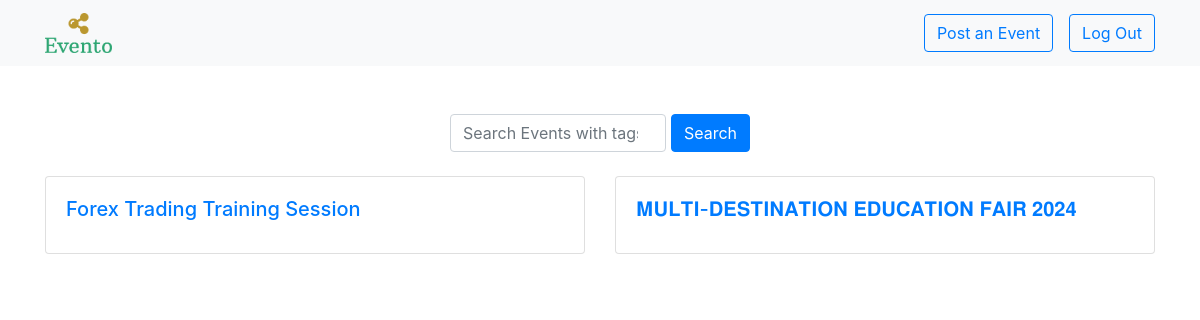
The page /dashboard (signed in) on the database its author committed.
### app.py (models this page shows)
class Event(db.Model):
    id = db.Column(db.Integer, primary_key=True)
    eventname = db.Column(db.String(255), nullable=False)
    duration = db.Column(db.String(100), nullable=False)
    date = db.Column(db.String(100), nullable=False)
    location = db.Column(db.String(100), nullable=False)
    description = db.Column(db.String(1024), nullable=False)
    time = db.Column(db.String(100), nullable=False)
    organizer = db.Column(db.String(100), nullable=False)
    contactorganizer = db.Column(db.String(100), nullable=False)
    tags = db.Column(db.String(100), nullable=False)

### app.py (the view)
@app.route('/dashboard', methods=['GET', 'POST'])
@login_required
def dashboard():
    events = Event.query.all()
    return render_template('dashboard.html', events=events)

### app.py (called while the page is built)
@login_manager.user_loader
def load_user(user_id):
    return User.query.get(int(user_id))

### templates/dashboard.html (shortened to what this page needs)
<!DOCTYPE html>
<html lang="en">
<head>
    <link rel="stylesheet" href="https://cdn.jsdelivr.net/npm/bootstrap@4.3.1/dist/css/bootstrap.min.css">
</head>
<body>
    <nav class="navbar navbar-expand-lg navbar-light bg-light">
        <div class="container">
            <a class="navbar-brand" href="{{url_for('dashboard')}}">
                <img src="/static/logo/png/logo-no-background.png" height="40px" width="auto">
            </a>
            <div class="collapse navbar-collapse justify-content-end" id="navbarNav">
                <ul class="navbar-nav">
                    <li class="nav-item mr-3">
                        <button class="btn btn-outline-primary"><a href="{{url_for('post_event')}}">Post an Event</a></button>
                    </li>
                    <li class="nav-item">
                        <button class="btn btn-outline-primary"><a href="{{url_for('logout')}}">Log Out</a></button>
                    </li>
                </ul>
            </div>
        </div>
    </nav>
    <div class="container mt-5">
        <div style="display: flex; justify-content: center;">
            <div style="display: flex; justify-content: center;">
                <form action="{{ url_for('search') }}" method="POST">
                    <div class="form-outline" data-mdb-input-init style="width: 300px; display: flex;">
                        <input id="search-focus" type="search" class="form-control" name="search_query" placeholder="Search Events with tags" style="flex: 1;">
                        <button type="submit" class="btn btn-primary" style="margin-left: 5px;">Search</button>
                    </div>
                </form>
            </div>
        </div>
        <br>
        <div class="row">
            {% for event in events %}
            <div class="col-md-6">
                <div class="card clickable-card" data-toggle="collapse" data-href="{{ url_for('event_details', event_id=event.id) }}">
                    <div class="card-body">
                        <h5 class="card-title"><a href="{{ url_for('event_details', event_id=event.id) }}">{{ event.eventname }}</a></h5>
                    </div>
                </div>
            </div>
            {% endfor %}
        </div>
    </div>
</body>
</html>

### templates/dashboard.html (style rules this page uses)
.card { margin-bottom: 20px; transition: transform 0.2s; }

### rows shown on the page
Event: eventname "Forex Trading Training Session"
Event: eventname "𝐌𝐔𝐋𝐓𝐈-𝐃𝐄𝐒𝐓𝐈𝐍𝐀𝐓𝐈𝐎𝐍 𝐄𝐃𝐔𝐂𝐀𝐓𝐈𝐎𝐍 𝐅𝐀𝐈𝐑 𝟐𝟎𝟐𝟒"
